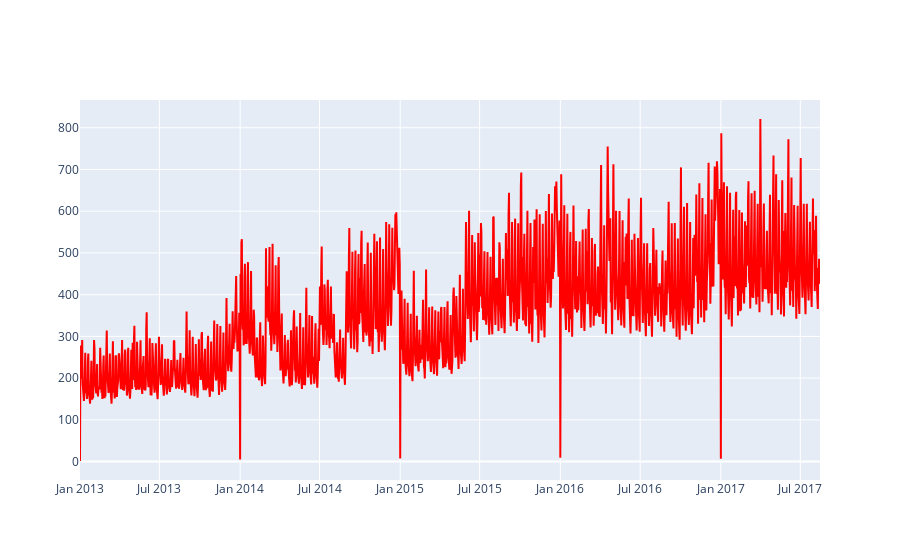

Notebook code cell kept with this figure:
### Markdown cell above
# EDA

### Code cell
# overall sales trend
daily_sales_df = train_df[['date', 'sales']].groupby('date').mean().reset_index()
fig = go.Figure(data=go.Scatter(x=daily_sales_df['date'], 
                                y=daily_sales_df['sales'],
                                marker_color='red', text="sales"))
fig.show()

### Figure 1 — Plotly figure (JSON) as saved in the notebook; plotly's stock layout.template omitted (floating-point values rounded to 4 significant figures; data arrays with more than 128 entries replaced by an {"elided": "..."} marker saying what was removed)
{"data": [{"marker": {"color": "red"}, "text": "sales", "type": "scatter", "x": {"elided": "1684 str values"}, "y": {"elided": "1684 float values"}}], "layout": {}}
